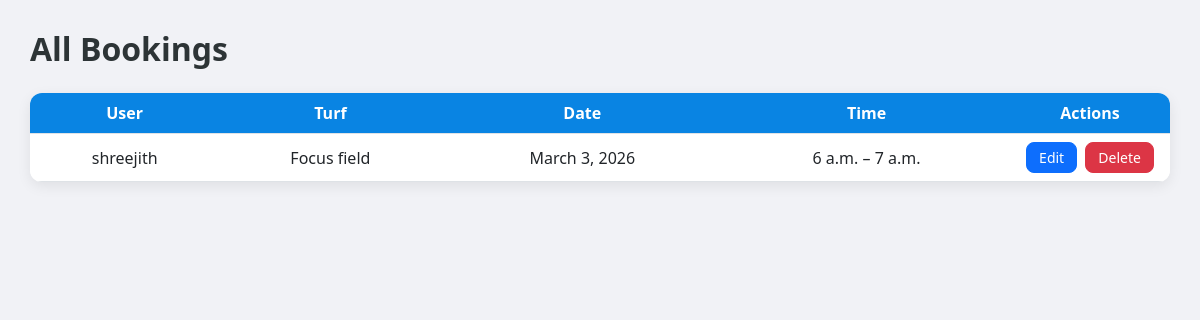
Screenshot of /admin-panel/bookings/ (signed in) with the database file from the repository.
### app1/models.py (models this page shows, shortened)
class Booking(models.Model):
    user = models.ForeignKey(settings.AUTH_USER_MODEL, on_delete=models.CASCADE, null=True, blank=True)
    turf = models.ForeignKey(Turf, on_delete=models.CASCADE, null=True, blank=True)
    date = models.DateField(default=date.today)
    start_time = models.TimeField(default=time(6, 0))
    end_time = models.TimeField(default=time(7, 0))

class CustomUser(AbstractUser):
    email = models.EmailField(unique=True)  # enforce uniqueness
    USERNAME_FIELD = 'email'
    REQUIRED_FIELDS = ['username']

class Turf(models.Model):
    name = models.CharField(max_length=150)
    sport = models.CharField(max_length=30, choices=SPORT_CHOICES)
    district = models.CharField(max_length=50, choices=DISTRICT_CHOICES)
    address = models.TextField(blank=True)
    price_per_hour = models.DecimalField(max_digits=8, decimal_places=2)
    image = models.ImageField(upload_to='turfs/', blank=True, null=True)
    description = models.TextField(blank=True)

### adminapp/views.py (the view)
# urls.py: path('bookings/', AdminBookingList.as_view(), name='booking_list'),
@method_decorator(user_passes_test(is_admin), name='dispatch')
class AdminBookingList(View):
    def get(self, request):
        bookings = Booking.objects.select_related('user', 'turf').order_by('-date')
        return render(request, 'adminapp/booking_list.html', {'bookings': bookings})

### adminapp/views.py (called while the page is built)
def is_admin(user):
    return user.is_staff or user.is_superuser

### adminapp/templates/adminapp/booking_list.html (shortened to what this page needs)
<!DOCTYPE html>
<html lang="en">
<head>
    <link href="https://cdn.jsdelivr.net/npm/bootstrap@5.3.0/dist/css/bootstrap.min.css" rel="stylesheet">
</head>
<body>
<h2 class="page-title">All Bookings</h2>
<div class="table-responsive booking-table">
    <table class="table table-hover mb-0">
        <thead>
            <tr>
                <th>User</th>
                <th>Turf</th>
                <th>Date</th>
                <th>Time</th>
                <th width="160">Actions</th>
            </tr>
        </thead>
        <tbody>
            {% for b in bookings %}
            <tr>
                <td>{{ b.user.username }}</td>
                <td>{{ b.turf.name }}</td>
                <td>{{ b.date }}</td>
                <td>{{ b.start_time }} – {{ b.end_time }}</td>
                <td>
                    <a href="{% url 'admin_booking_update' b.pk %}" class="btn btn-sm btn-primary me-1">
                        Edit
                    </a>
                    <a href="{% url 'admin_booking_delete' b.pk %}"
                       class="btn btn-sm btn-danger"
                       >
                        Delete
                    </a>
                </td>
            </tr>
            {% endfor %}
        </tbody>
    </table>
</div>
</body>
</html>

### adminapp/templates/adminapp/booking_list.html (style rules this page uses)
body { background: #f1f2f6; padding: 30px; }
.page-title { font-weight: 700; color: #2d3436; margin-bottom: 25px; }
.booking-table { background: white; border-radius: 12px; overflow: hidden; box-shadow: 0 4px 14px rgba(0,0,0,0.08); }
th { background: #0984e3 !important; color: white !important; text-align: center; }
td { vertical-align: middle; text-align: center; }
.btn-primary, .btn-danger { border-radius: 8px; padding: 4px 12px; }

### rows the page displays
Booking: user.username "shreejith", turf.name "Focus field", date "March 3, 2026", start_time "6 a.m.", end_time "7 a.m."
